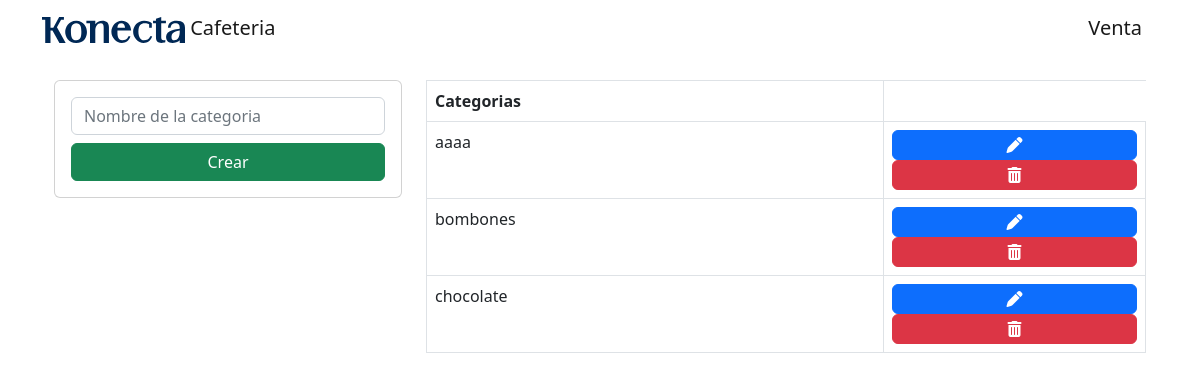
Page /categorias.php on the committed database.
### tables this page shows
CREATE TABLE `categorias` (
  `id` int(11) NOT NULL,
  `categoria` varchar(50) NOT NULL
);

### categorias.php (the view, shortened to what this page needs)
<?php
include('db.php');
?>
<?php
include('includes/header.php'); ?>
<div class="container p-4">
    <div class="row">
        <div class="col-md-4 ">
            <div class="card card-body">
                <form action="save.php" method="POST">
                    <div class="form-group ">
                        <input type="text" name="categoria"  class="form-control" placeholder="Nombre de la categoria">
                    </div>
                    <div class="d-grid gap-2">
                        <input type="submit" class="btn btn-success  mt-2 " name="crearCategoria" value="Crear">
                    </div>
                </form>
            </div>
        </div>
        <div class="col-md-8">
            <table class="table table-bordered">
                <thead>
                    <tr>
                        <th>Categorias</th>
                    </tr>
                </thead>
                <tbody>
                    <?php
                    $query = "SELECT * FROM `categorias`";
                    $result_productos = mysqli_query($conn, $query);
                    while ($row = mysqli_fetch_array($result_productos)) { ?>
                        <tr>
                            <td><?php echo $row['categoria'] ?></td>
                            <td>
                                <a href="editCategoria.php?id=<?php echo $row['id'] ?>" class="d-grid gap-2 btn btn-primary"><i class="fa fa-pen"></i></a>
                                <a href="deleteCategoria.php?id=<?php echo $row['id'] ?>" class="d-grid gap-2 btn btn-danger"><i class="fa fa-trash"></i></a>
                            </td>
                        </tr>
                    <?php }  ?>
                </tbody>
            </table>
        </div>
    </div>
</div>
<?php include('includes/footer.php');
?>

### rows in the picture
categorias: categoria "aaaa"
categorias: categoria "bombones"
categorias: categoria "chocolate"
